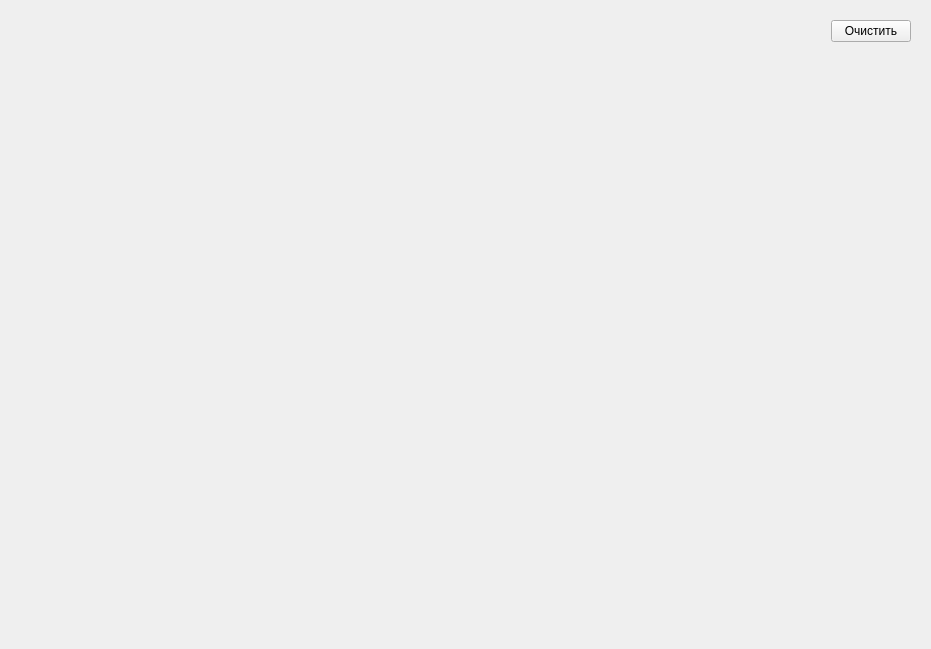
<?xml version="1.0" encoding="UTF-8"?>
<ui version="4.0">
 <class>Graphics</class>
 <widget class="QWidget" name="Graphics">
  <property name="geometry">
   <rect>
    <x>0</x>
    <y>0</y>
    <width>931</width>
    <height>649</height>
   </rect>
  </property>
  <property name="windowTitle">
   <string>Form</string>
  </property>
  <layout class="QVBoxLayout" name="verticalLayout">
   <item>
    <widget class="QCustomPlot" name="pPlotter" native="true">
     <layout class="QGridLayout" name="gridLayout">
      <item row="0" column="1">
       <widget class="QPushButton" name="pClearButton">
        <property name="text">
         <string>Очистить</string>
        </property>
       </widget>
      </item>
      <item row="1" column="1">
       <spacer name="verticalSpacer">
        <property name="orientation">
         <enum>Qt::Vertical</enum>
        </property>
        <property name="sizeHint" stdset="0">
         <size>
          <width>20</width>
          <height>40</height>
         </size>
        </property>
       </spacer>
      </item>
      <item row="0" column="0">
       <spacer name="horizontalSpacer">
        <property name="orientation">
         <enum>Qt::Horizontal</enum>
        </property>
        <property name="sizeHint" stdset="0">
         <size>
          <width>40</width>
          <height>20</height>
         </size>
        </property>
       </spacer>
      </item>
     </layout>
    </widget>
   </item>
  </layout>
 </widget>
 <customwidgets>
  <customwidget>
   <class>QCustomPlot</class>
   <extends>QWidget</extends>
   <header>qcustomplot.h</header>
   <container>1</container>
  </customwidget>
 </customwidgets>
 <resources/>
 <connections/>
</ui>
